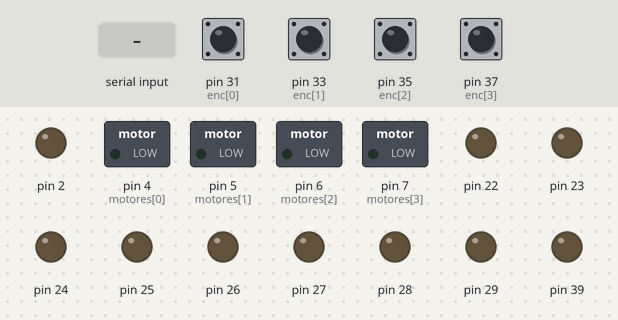
The sketch below on a simulated Arduino Mega 2560, built with avr-gcc and run on an emulated ATmega2560. Parts: switched loads named in the sketch (green lamp = pin HIGH), output pins drawn as LEDs (lit = HIGH). The inputs (shaded band) are chosen by the test bench; at power-on: pin 31 (enc[0]), pin 33 (enc[1]), pin 35 (enc[2]), pin 37 (enc[3]) HIGH.

Above: at 1.2 s.
1.3 s: "w" received over the second serial link
7.3 s: "x" received over the second serial link
At 7.3 s:
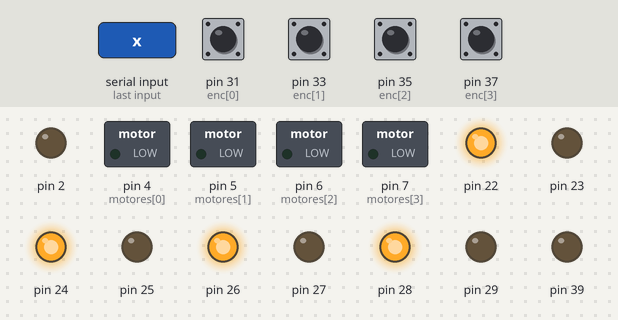
13.3 s: "d" received over the second serial link
At 14.1 s:
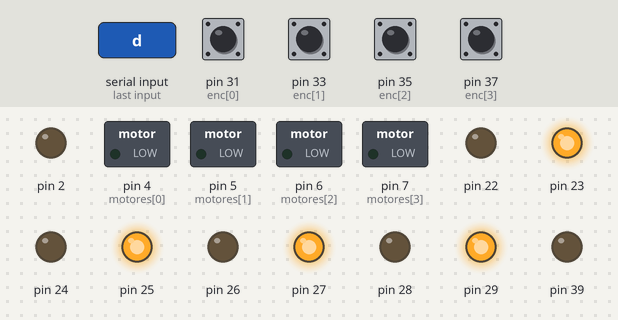
19.3 s: "a" received over the second serial link
At 27.8 s:
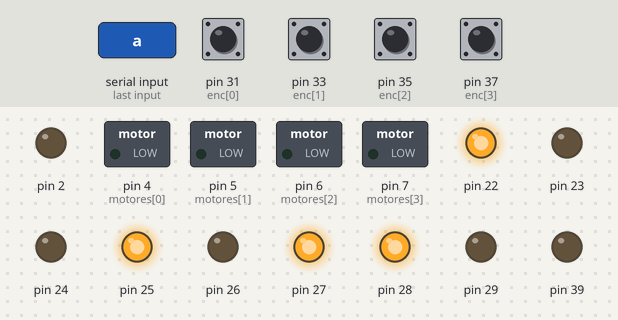
Timing chart, 0 to 28.2 s (numbered marks = the images above; inputs shaded):
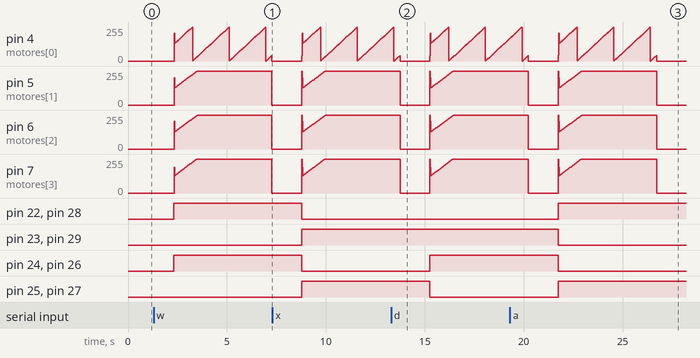

The sketch:

omniMegaBlue.ino
```cpp
/* Control PID para robot Omnidireccional
   Martin Carballo Flores
   02/sep/2019
*/
// -------------------------------------------------------------------------------------------
int enc[4]={31,33,35,37};   // Pines para canal A de los encoders
float pulses[4]={0,0,0,0};  // Arreglo de contadores de encoders
int R=0;                    // variable para tamaño de lado
int est[4];                 // Arreglo de estados actuales de los encoders
int last[4];                // Arreglo de estados anteriores de los encoders
// -------------------------------------------------------------------------------------------
float t0=0, tf=0, dt=0, ft;             // Variables de tiempo inicial, final y derivada
float puls0[4]={0,0,0,0};               // Arreglo de contadores en t0 de encoders
float pulsf[4]={0,0,0,0};               // Arreglo de contadores en tf de encoders
float dpuls[4]={0,0,0,0};               // Arreglo de derivada de contadores obtenidos
float kp[4] = {3, 3, 3, 3};             // + = mas rapidomenos preciso
float ki[4] = {3.3, 2.7, 2.6, 2.7};     // + = mas rapido y ligeramente mayor oscilacion
float kd[4] = {0.05, 0.05, 0.05, 0.04}; // + = mas lento y mas inestable
float error[4]={0,0,0,0}, cumError[4]={0,0,0,0};     // Arreglo de error y de suma de error
float rateError[4]={0,0,0,0}, lastError[4]={0,0,0,0};// Arreglo para derivar error
//float want[4]={33, 32, 31.5, 32};//*/                // contadores deseados por tiempo de muestreo
float want[4]={41.8, 41.3, 41.6, 41.7};// *? [2]
//--------------------------------------------------------------------------------------------
int motores[4]={4,5,6,7};         // pines de pwm
//float pwms[4]={86,56,52,58};    // anchos a las que los motores tienen aprox. la msima vel.
float pwms[4]={0,0,0,0};          // Anchos iniciales
String incoming;                  // Variable para recibir los movimientos a realizar
String direcciones;               // Variable para almacenar los movimientos a realizar
void setup(){                     // FUncion de inicializacion
  Serial1.begin(9600);            // Velocidad de 9600 baudios para modulo BT en Serial1(RX19, TX18)
  DDRA |= B11111111;              // Configuracion de pines de direcion de motores como salidas
  /*
     El comando de registros DDRx, donde x es el registro a manipular, configura los pines como
     salidas si los bits se ponen en 1 y como entradas si se ponen en 0, los valores iniciales
     son 0, por lo tanto no es necesario configurar entradas. Al colocar los 1 y 0 se inicia
     colocando B. El orden de los bits en AVRATmega2560 es [0,1,2,3,4,5,6,7]. Se debe
     revisar a que pines de arduino corresponden los pines del micro que se quieran configurar.
  */
  for(int i=0;i<4; i++){         // Para cada sensor
    est[i]=digitalRead(enc[i]);  // Se lee el estado actual de los motores
    last[i]=est[i];              // Las lecturas se establecen como el estado anterior
  }
  DDRG |= B00000100;             // -Configuracion de los pines pwm
  DDRE |= B00010000;             // PG5, PE3, PH3 y PH4 como salidas,
  DDRH |= B00011000;             // es decir pines 4,5,6,7 de arduino.
  PORTG &= B11111011;            // -Poner en bajolos pines
  PORTE &= B11101111;            // 4,5,6,7 de arduino, es decir
  PORTH &= B11100111;            // PG5, PE3, PH3, PH4 del micro.
  /*
     El comando de registros PORTx, donde x es el registro a manipular, se usa para poner
      los pines en 1 o 0 usando compuerta and u or
  */
}
void loop(){                           // Funcion principal
  if(Serial1.available()>0){           // Si hay conexiones entrantes
    incoming = Serial1.readString();   // Se lee una linea
    direcciones=incoming;              // Se guarda la cadena leida
    pulse();                           // Se ejecutan los movimientos
  }
}
void pwm(float pwm0, float pwm1, float pwm2, float pwm3){// Funcion para enviar pwm a motores
  float out[4]={pwm0, pwm1, pwm2, pwm3};// Se toman las entradas de la funcion
  for(int i=0;i<4;i++){              // para cada pin pwm
    analogWrite(motores[i], out[i]); // Enviar el pulso de ancho=out[i] a motor[i]
  }
}
void off(){                          // Funcion para apagar los motores
  for(int i=0;i<4;i++){              // para cada pin pwm
    analogWrite(motores[i],0);       // Enviar pwm=0
  }
}
void encoders(){                     // Funcion para leer los encoders
  for(int t=0;t<4;t++){              // Para cada encoder
    est[t]=digitalRead(enc[t]);      // Leer el estadoa ctual del encoder
    if(est[t]!=last[t]){             // Si es diferente al estado anterior
      pulses[t]+=1;                  // Aumentar el contador del encoder
      last[t]=est[t];                // El edo. actual sera el edo. anterior
    }
  }
}
void pid(int x0, int x1, int x2, int x3){        // Funcion de control PID
  int enabPID[4]={x0, x1, x2, x3};               // Guardar la configuracion de PID
  tf=millis();                                   // Tomar el tiempo actual
  dt=tf-t0;                                      // Obtener la derivada del tiempo
  if(dt>25){                                     // Si la derivada del tiempo es mayor a 25 milli
    dt=dt/1000;                                  // Transforma dt a segundos
    for(int i=0; i<4;i++){                       // Para cada pwm
      if(enabPID[i]==1){                         // Si el PID para el motor i esta habilitado
        pulsf[i]=pulses[i];                      // Obtener el numero de conteos actual
        dpuls[i]=pulsf[i]-puls0[i];              // Obtener los conteos desde la ultima iteracion
        error[i]=want[i]-dpuls[i];               /* Restar los conteos realizados a los conteos
                                                    deseados por tiempo de muestreo. */
        cumError[i] += (error[i]*dt);            // Integra los errores-> sum(error[i]*dt)
        rateError[i] = (error[i]-lastError[i]);  // Derivar el error -> errorActual - errorAnterior
        pwms[i]=kp[i]*error[i]+ki[i]*cumError[i]+38.46*kd[i]*rateError[i];// PID
                                                 /*
                                                    En la parte de kd*rateError se multiplica por
                                                    38.46, porque es el resultado de 1/dt, ya que
                                                    por errores en el ide de esta instalacion
                                                    no se pudo escribir el calculo de la
                                                    derivada del error directamente:
                                                    (error[i]-lastError[i])/dt
                                                 */
        lastError[i]=error[i];                   // Error actual como error anterior para la siguiente
        puls0[i]=pulsf[i];                       // Pulsos finales como pulsos iniciales para la
      }                                          // Siguiente iteracion.
    }
    t0=tf;                                     // Tiempo actual sera el tiempo inicial
  }                                            // de la siguiente iteracion
}// Pines en alto, pines en bajo, tamaño de paso, movimiento a realizar, indice del movimiento a realizar
void walk(byte Hi, byte Lo, int stp, int scond, char movment, int indx){// Funcion para avanzar un nodo
  t0=millis();                // Guardar el tiempo inicial para pid
  for(int i=0;i<4;i++){       // Para cada conteo de sensores
    puls0[i]=pulses[i];       // Guardar el conteo actual como contador inicial para pid
  }// */
  stepr(stp, Hi, Lo, movment, indx);// avanzar
  stepr(scond, Hi, Lo, movment, indx);
  if(direcciones[indx+1]!=movment){// Si el siguiente moviminto sera en una direccion diferente
    off();                    // Apagar los motores
    for(int i=0;i<4;i++){     // Para cada contador de sensores
      pulses[i]=0;            // Se reinician estos valores para evitar
      cumError[i]=0;          // errores en el PID edespues de haber
      lastError[i]=0;         // detenido el robot por # segundos.
    }
    while(R<500){             // Retardo para detener al robot y evitar derrapes *
      delay(1);               // Retardo para alcanzar segundos detenido
      R+=1;                   // Aumentar el contador del retardo
    }
    R=0;                      // Reinicial el contador para usarse en
  }                           // el siguiente control de velocidad
}
void stepr(int stepr12, byte pinsh, byte pinsl, char dir, int plce){
  while(R<stepr12){                                     // Por <stp> ciclos
    PORTA |= pinsh;                                     // Poner pines en alto usando or y poner pines en
    PORTA &= pinsl;                                     // bajo usando and, para configurar el sentido del motor
    pwm(pwms[0], pwms[1], pwms[2], pwms[3]);            // Enviar pulsos
    encoders();                                         // Leer los encoders
    if((dir=='w')||(dir=='x')||(dir=='d')||(dir=='a')){ // -Si se moveran todas las ruedas
      pid(1,1,1,1);                                     //  pid para todos los motores.
    }else if((dir=='q')||(dir=='c')){                   // -Si solo se moveran dos ruedas
      pid(1,0,0,1);                                     //  pid para dos motores.
    }else if((dir=='e')||(dir=='z')){                   // -Si solo se moveran dos ruedas
      pid(0,1,1,0);                                     //  pid para dos motores.
    }
    R+=1;                                               // Aumenta el contador del ciclo while
  }
  R=0;                                                  // el siguiente control de velocidad
}
void pulse(){                                               // Funcion para determinar el movimiento que se hara
  int L=direcciones.length();                               // Almacenar la longitud de la cadena recibida
  ft=millis();
  for(int j=0;j< L;j++){                                    // Para cada elemento de la cadena
    if(direcciones[j]=='x'){                                // Si el caracter j corresponde a <atras>
      //  Pines en alto, Pines en bajo, tamaño de ressitencia, movimiento a realizar, indice del movimiento a realizar
      walk(B10101010, B10101010, 30000, 11400, direcciones[j], j); // Avanzar al siguiente nodo ---- 30000, 14000
    }else if(direcciones[j]=='d'){                          // Si el caracter j corresponde a <derecha>
      walk(B10010110, B10010110, 30000, 11400, direcciones[j], j); // Avanzar al siguiente nodo
    }else if(direcciones[j]=='a'){                          // Si el caracter j corresponde a <izquierda>
      walk(B01101001, B01101001, 30000, 11400, direcciones[j], j); // Avanzar al siguiente nodo
    }else if(direcciones[j]=='w'){                          // Si el caracter j corresponde a <adelante>
      walk(B01010101, B01010101, 30000, 11400, direcciones[j], j); // Avanzar al siguiente nodo
    }else if(direcciones[j]=='s'){                          // Si el caracter j corresponde a <girar>
      walk(B01100110, B01100110, 30000, 30000, direcciones[j], j); // Girar Hacia otro nodo(pendiente)*
    }else if(direcciones[j]=='q'){                          // Si el caracter j corresponde a <diagonal frente-izquierda>
      walk(B01000001, B01000001, 30000, 14000, direcciones[j], j); // Avanzar al siguiente nodo
    }else if(direcciones[j]=='c'){                          // Si el caracter j corresponde a <diagonal atras-derecha>
      walk(B10000010, B10000010, 30000, 14000, direcciones[j], j); // Avanzar al siguiente nodo
    }else if(direcciones[j]=='e'){                          // Si el caracter j corresponde a <diagonal frente-derecha>
      walk(B00010100, B00010100, 30000, 14000, direcciones[j], j); // Avanzar al siguiente nodo
    }else if(direcciones[j]=='z'){                          // Si el caracter j corresponde a <diagonal atras-izquierda>
      walk(B00101000, B00101000, 30000, 14000, direcciones[j], j); // Avanzar al siguiente nodo
    }
  }
  //ft=millis()-ft;
  //Serial.println(ft);     //
  for(int i=0;i<4;i++){     // Al final, para cada contador de sensores
    Serial1.print(dpuls[i]);// Imprime los contadores por tiempo de muestreo
    Serial1.print("   ");
    if(i==3){               // Si ya se imprimio el ultimo encoder
      Serial1.println(" "); // Se cambia de linea
    }//*/
    pulses[i]=0;            // Se reinicia para el siguiente seguimiento
    cumError[i]=0;          // Se reinicial para el siguiente seguimiento
    lastError[i]=0;         // Se reinicia para el siguiente seguimiento
  }
  off();                    // Se detienen los motores al final de la ruta
}
```

Measured:
- after the input at 13.3 s, pin 24, pin 26: LOW → HIGH after 2.0 s; pin 25, pin 27: HIGH → LOW after 2.0 s
- after the input at 19.3 s, pin 22, pin 25, pin 27, pin 28: LOW → HIGH after 2.4 s; pin 23, pin 24, pin 26, pin 29: HIGH → LOW after 2.4 s
